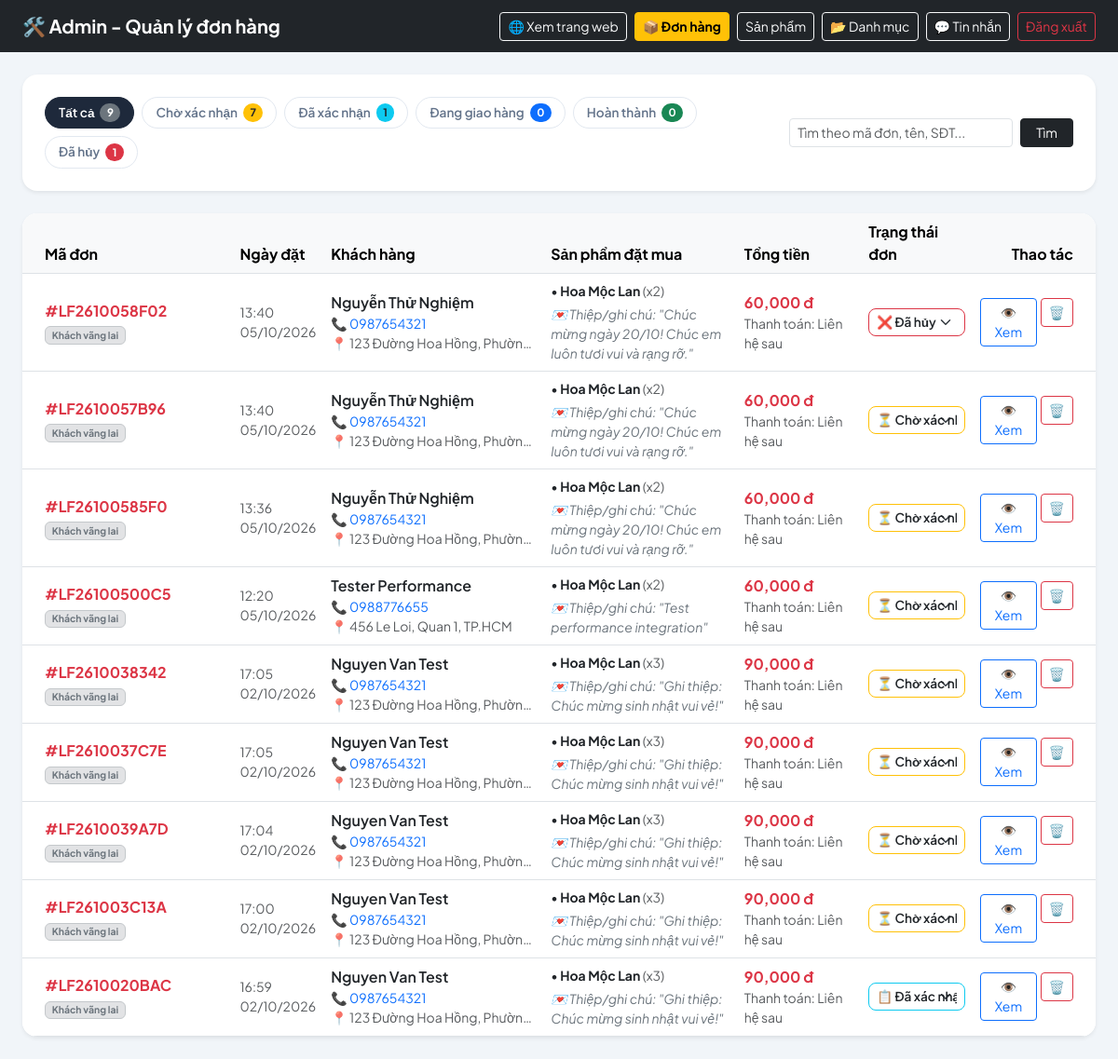
The app's page /admin/orders (signed in) with its own data.
### models.py (models this page shows, shortened)
class Order(db.Model):
    __tablename__ = 'orders'
    id = db.Column(db.Integer, primary_key=True)
    order_code = db.Column(db.String(32), unique=True, nullable=False, index=True)
    customer_id = db.Column(db.Integer, db.ForeignKey('customers.id'), nullable=True)
    customer_name = db.Column(db.String(100), nullable=False)
    customer_phone = db.Column(db.String(20), nullable=False, index=True)
    shipping_address = db.Column(db.String(255), nullable=False)
    delivery_time = db.Column(db.String(100), nullable=True)  # Hẹn giờ giao hoa (VD: Giao sớm nhất / Hẹn ngày 20/10)
    customer_note = db.Column(db.Text, nullable=True)  # Ghi chú hoặc lời chúc viết thiệp
    cancel_reason = db.Column(db.String(255), nullable=True)  # Lý do hủy đơn nếu có
    total_price = db.Column(db.Float, nullable=False, default=0.0)
    status = db.Column(db.String(20), nullable=False, default='pending')  # pending, confirmed, shipping, completed, cancelled
    payment_status = db.Column(db.String(30), nullable=False, default='contact_later')  # contact_later, paid, unpaid
    created_at = db.Column(db.DateTime, default=datetime.utcnow, index=True)
    updated_at = db.Column(db.DateTime, default=datetime.utcnow, onupdate=datetime.utcnow)
    customer = db.relationship('Customer', backref=db.backref('orders', lazy=True, order_by='Order.created_at.desc()'))
    items = db.relationship('OrderItem', backref='order', cascade='all, delete-orphan', lazy=True)
    @property
    def status_label(self):
        labels = {
            'pending': 'Chờ xác nhận',
            'confirmed': 'Đã xác nhận',
            'shipping': 'Đang giao hàng',
            'completed': 'Hoàn thành',
            'cancelled': 'Đã hủy'
        }
        return labels.get(self.status, self.status)
    @property
    def status_badge_class(self):
        classes = {
            'pending': 'bg-warning text-dark',
            'confirmed': 'bg-info text-dark',
            'shipping': 'bg-primary text-white',
            'completed': 'bg-success text-white',
            'cancelled': 'bg-danger text-white'
        }
        return classes.get(self.status, 'bg-secondary text-white')

class OrderItem(db.Model):
    __tablename__ = 'order_items'
    id = db.Column(db.Integer, primary_key=True)
    order_id = db.Column(db.Integer, db.ForeignKey('orders.id'), nullable=False)
    product_id = db.Column(db.Integer, db.ForeignKey('products.id'), nullable=True)
    product_name = db.Column(db.String(200), nullable=False)
    product_price = db.Column(db.Float, nullable=False)
    quantity = db.Column(db.Integer, nullable=False, default=1)
    subtotal = db.Column(db.Float, nullable=False)
    product_image = db.Column(db.String(255), nullable=True)
    product = db.relationship('Product', backref=db.backref('order_items', lazy=True))

### web.py (the view, shortened to what this page needs)
@app.route('/admin/orders')
@admin_required
def admin_orders():
    status_filter = request.args.get('status', '').strip()
    q = request.args.get('q', '').strip()
    query = Order.query
    if status_filter:
        query = query.filter(Order.status == status_filter)
    orders = query.order_by(Order.created_at.desc()).all()
    counts = {
        'all': Order.query.count(),
        'pending': Order.query.filter_by(status='pending').count(),
        'confirmed': Order.query.filter_by(status='confirmed').count(),
        'shipping': Order.query.filter_by(status='shipping').count(),
        'completed': Order.query.filter_by(status='completed').count(),
        'cancelled': Order.query.filter_by(status='cancelled').count()
    }
    return render_template('admin/orders.html', orders=orders, status_filter=status_filter, q=q, counts=counts)

### web.py (called while the page is built)
@login_manager.user_loader
def load_user(user_id):
    try:
        account_type, raw_id = user_id.split('-', 1)
        raw_id = int(raw_id)
    except (ValueError, AttributeError):
        return None
    if account_type == 'admin':
        return Admin.query.get(raw_id)
    elif account_type == 'customer':
        return Customer.query.get(raw_id)
    return None

def admin_required(f):
    @wraps(f)
    def decorated(*args, **kwargs):
        if not current_user.is_authenticated:
            return redirect(url_for('admin_login', next=request.path))
        if not isinstance(current_user, Admin):
            abort(403)
        return f(*args, **kwargs)
    return decorated

def get_cached_categories():
    categories = cache.get('all_categories')
    if categories is None:
        categories = Category.query.order_by(Category.name).all()
        cache.set('all_categories', categories, timeout=300)
    return categories

@app.context_processor
def inject_nav_categories():
    return dict(nav_categories=get_cached_categories())

@app.context_processor
def inject_cart_count():
    cart = session.get('cart', {})
    total_qty = sum(cart.values()) if isinstance(cart, dict) else 0
    return dict(cart_count=total_qty)

@app.after_request
def add_header(response):
    if response.content_type and 'text/html' in response.content_type:
        response.headers['Cache-Control'] = 'no-cache, no-store, must-revalidate'
        response.headers['Pragma'] = 'no-cache'
        response.headers['Expires'] = '0'
    elif request.path.startswith('/static/'):
        response.headers['Cache-Control'] = 'public, max-age=86400'
    return response

### templates/admin/orders.html (shortened to what this page needs)
<!DOCTYPE html>
<html lang="vi">
<head>
    <link href="https://cdn.jsdelivr.net/npm/bootstrap@5.3.3/dist/css/bootstrap.min.css" rel="stylesheet">
</head>
<body>
    <nav class="navbar navbar-dark bg-dark">
        <div class="container-fluid px-4">
            <span class="navbar-brand fw-bold">🛠️ Admin - Quản lý đơn hàng</span>
            <div class="d-flex align-items-center gap-2">
                <a href="{{ url_for('index') }}" class="btn btn-outline-light btn-sm" target="_blank">🌐 Xem trang web</a>
                <a href="{{ url_for('admin_orders') }}" class="btn btn-warning btn-sm fw-bold">📦 Đơn hàng</a>
                <a href="{{ url_for('admin_dashboard') }}" class="btn btn-outline-light btn-sm">Sản phẩm</a>
                <a href="{{ url_for('admin_categories') }}" class="btn btn-outline-light btn-sm">📂 Danh mục</a>
                <a href="{{ url_for('admin_chat') }}" class="btn btn-outline-light btn-sm">💬 Tin nhắn</a>
                <a href="{{ url_for('admin_logout') }}" class="btn btn-outline-danger btn-sm">Đăng xuất</a>
            </div>
        </div>
    </nav>
    <div class="container-fluid px-4 my-4">
        <div class="card border-0 shadow-sm rounded-4 mb-4">
            <div class="card-body p-3 p-md-4">
                <div class="d-flex flex-column flex-md-row align-items-md-center justify-content-between gap-3">
                    <div class="d-flex flex-wrap gap-2">
                        <a href="{{ url_for('admin_orders', q=q if q else None) }}" class="filter-pill {{ 'active' if not status_filter else '' }}">
                            Tất cả <span class="badge bg-secondary rounded-pill">{{ counts.all }}</span>
                        </a>
                        <a href="{{ url_for('admin_orders', status='pending', q=q if q else None) }}" class="filter-pill {{ 'active' if status_filter=='pending' else '' }}">
                            Chờ xác nhận <span class="badge bg-warning text-dark rounded-pill">{{ counts.pending }}</span>
                        </a>
                        <a href="{{ url_for('admin_orders', status='confirmed', q=q if q else None) }}" class="filter-pill {{ 'active' if status_filter=='confirmed' else '' }}">
                            Đã xác nhận <span class="badge bg-info text-dark rounded-pill">{{ counts.confirmed }}</span>
                        </a>
                        <a href="{{ url_for('admin_orders', status='shipping', q=q if q else None) }}" class="filter-pill {{ 'active' if status_filter=='shipping' else '' }}">
                            Đang giao hàng <span class="badge bg-primary rounded-pill">{{ counts.shipping }}</span>
                        </a>
                        <a href="{{ url_for('admin_orders', status='completed', q=q if q else None) }}" class="filter-pill {{ 'active' if status_filter=='completed' else '' }}">
                            Hoàn thành <span class="badge bg-success rounded-pill">{{ counts.completed }}</span>
                        </a>
                        <a href="{{ url_for('admin_orders', status='cancelled', q=q if q else None) }}" class="filter-pill {{ 'active' if status_filter=='cancelled' else '' }}">
                            Đã hủy <span class="badge bg-danger rounded-pill">{{ counts.cancelled }}</span>
                        </a>
                    </div>
                    <form method="GET" action="{{ url_for('admin_orders') }}" class="d-flex gap-2">
                        <input type="text" name="q" value="{{ q or '' }}" class="form-control form-control-sm" placeholder="Tìm theo mã đơn, tên, SĐT..." style="min-width: 240px;">
                        <button type="submit" class="btn btn-sm btn-dark px-3">Tìm</button>
                    </form>
                </div>
            </div>
        </div>
        <div class="card border-0 shadow-sm rounded-4 overflow-hidden">
            <div class="table-responsive">
                <table class="table table-hover mb-0 bg-white">
                    <thead class="table-light border-bottom">
                        <tr>
                            <th class="ps-4">Mã đơn</th>
                            <th>Ngày đặt</th>
                            <th>Khách hàng</th>
                            <th>Sản phẩm đặt mua</th>
                            <th>Tổng tiền</th>
                            <th>Trạng thái đơn</th>
                            <th class="text-end pe-4">Thao tác</th>
                        </tr>
                    </thead>
                    <tbody>
                        {% if not orders %}
                        <tr>
                            <td colspan="7" class="text-center py-5 text-muted">
                                📦 Không tìm thấy đơn hàng nào phù hợp.
                            </td>
                        </tr>
                        {% else %}
                        {% for o in orders %}
                        <tr>
                            <td class="ps-4">
                                <strong class="text-danger">#{{ o.order_code }}</strong>
                                {% if o.customer %}
                                <div class="badge bg-success-subtle text-success border border-success-subtle" style="font-size: 0.65rem;">Thành viên</div>
                                {% else %}
                                <div class="badge bg-secondary-subtle text-secondary border border-secondary-subtle" style="font-size: 0.65rem;">Khách vãng lai</div>
                                {% endif %}
                            </td>
                            <td class="small text-muted">
                                {{ o.created_at.strftime('%H:%M') }}<br>
                                {{ o.created_at.strftime('%d/%m/%Y') }}
                            </td>
                            <td>
                                <div class="fw-semibold text-dark">{{ o.customer_name }}</div>
                                <div class="small text-primary">📞 {{ o.customer_phone }}</div>
                                <div class="small text-muted text-truncate" style="max-width: 220px;" title="{{ o.shipping_address }}">
                                    📍 {{ o.shipping_address }}
                                </div>
                            </td>
                            <td>
                                <div class="d-flex flex-column gap-1">
                                    {% for item in o.items %}
                                    <div class="small text-dark">
                                        • <strong>{{ item.product_name }}</strong> <span class="text-muted">(x{{ item.quantity }})</span>
                                    </div>
                                    {% endfor %}
                                </div>
                                {% if o.customer_note %}
                                <div class="small text-secondary fst-italic mt-1" style="max-width: 250px;">
                                    💌 Thiệp/ghi chú: "{{ o.customer_note }}"
                                </div>
                                {% endif %}
                            </td>
                            <td>
                                <strong class="text-danger fs-6">{{ "{:,.0f}".format(o.total_price) }} đ</strong>
                                <div class="small text-muted">Thanh toán: Liên hệ sau</div>
                            </td>
                            <td>
                                <form method="POST" action="{{ url_for('admin_order_update_status', order_id=o.id) }}" class="m-0">
                                    <select name="status" class="form-select form-select-sm order-status-select border-{{ 'warning' if o.status=='pending' else ('info' if o.status=='confirmed' else ('primary' if o.status=='shipping' else ('success' if o.status=='completed' else 'danger'))) }}" onchange="this.form.submit()">
                                        <option value="pending" {{ 'selected' if o.status=='pending' else '' }}>⏳ Chờ xác nhận</option>
                                        <option value="confirmed" {{ 'selected' if o.status=='confirmed' else '' }}>📋 Đã xác nhận</option>
                                        <option value="cancelled" {{ 'selected' if o.status=='cancelled' else '' }}>❌ Đã hủy</option>
                                    </select>
                                </form>
                            </td>
                            <td class="text-end pe-4">
                                <div class="d-inline-flex gap-1">
                                    <button type="button" class="btn btn-sm btn-outline-primary" data-bs-toggle="modal" data-bs-target="#orderModal-{{ o.id }}" title="Xem chi tiết đơn">
                                        👁️ Xem
                                    </button>
                                    <form method="POST" action="{{ url_for('admin_order_delete', order_id=o.id) }}" onsubmit="return confirm('Bạn có chắc chắn muốn xóa vĩnh viễn đơn hàng #{{ o.order_code }} không?');" class="d-inline">
                                        <button type="submit" class="btn btn-sm btn-outline-danger" title="Xóa đơn">
                                            🗑️
                                        </button>
                                    </form>
                                </div>
                            </td>
                        </tr>
                        {% endfor %}
                        {% endif %}
                    </tbody>
                </table>
            </div>
        </div>
    </div>
</body>
</html>

### templates/admin/orders.html (style rules this page uses)
body { font-family: 'Plus Jakarta Sans', sans-serif; background-color: #f1f5f9; color: #1e293b; }
.order-status-select { padding: 4px 8px; font-size: 0.85rem; border-radius: 8px; font-weight: 600; }
.filter-pill { text-decoration: none; padding: 6px 14px; border-radius: 20px; font-size: 0.85rem; font-weight: 600; color: #64748b; background: #ffffff; border: 1px solid #e2e8f0; transition: all 0.18s ease; display: inline-flex; align-items: center; gap: 6px; }
.filter-pill:hover, .filter-pill.active { background: #1e293b; color: #ffffff; border-color: #1e293b; }
.filter-pill .badge { font-size: 0.72rem; }
.table tbody tr { vertical-align: middle; }

### records on screen
Order: order_code "LF2610058F02", created_at "13:40", created_at "05/10/2026", customer_name "Nguyễn Thử Nghiệm", customer_phone "0987654321", shipping_address "123 Đường Hoa Hồng, Phườn…", customer_note "Chúc mừng ngày 20/10! Chúc em luôn tươi vui và rạng rỡ.", total_price "60,000", status "❌ Đã hủy"
OrderItem: product_name "Hoa Mộc Lan", quantity "2"
Order: order_code "LF2610057B96", created_at "13:40", created_at "05/10/2026", customer_name "Nguyễn Thử Nghiệm", customer_phone "0987654321", shipping_address "123 Đường Hoa Hồng, Phườn…", customer_note "Chúc mừng ngày 20/10! Chúc em luôn tươi vui và rạng rỡ.", total_price "60,000", status "⏳ Chờ xác nhận"
OrderItem: product_name "Hoa Mộc Lan", quantity "2"
Order: order_code "LF26100585F0", created_at "13:36", created_at "05/10/2026", customer_name "Nguyễn Thử Nghiệm", customer_phone "0987654321", shipping_address "123 Đường Hoa Hồng, Phườn…", customer_note "Chúc mừng ngày 20/10! Chúc em luôn tươi vui và rạng rỡ.", total_price "60,000", status "⏳ Chờ xác nhận"
OrderItem: product_name "Hoa Mộc Lan", quantity "2"
Order: order_code "LF26100500C5", created_at "12:20", created_at "05/10/2026", customer_name "Tester Performance", customer_phone "0988776655", shipping_address "456 Le Loi, Quan 1, TP.HCM", customer_note "Test performance integration", total_price "60,000", status "⏳ Chờ xác nhận"
OrderItem: product_name "Hoa Mộc Lan", quantity "2"
Order: order_code "LF2610038342", created_at "17:05", created_at "02/10/2026", customer_name "Nguyen Van Test", customer_phone "0987654321", shipping_address "123 Đường Hoa Hồng, Phườn…", customer_note "Ghi thiệp: Chúc mừng sinh nhật vui vẻ!", total_price "90,000", status "⏳ Chờ xác nhận"
OrderItem: product_name "Hoa Mộc Lan", quantity "3"
Order: order_code "LF2610037C7E", created_at "17:05", created_at "02/10/2026", customer_name "Nguyen Van Test", customer_phone "0987654321", shipping_address "123 Đường Hoa Hồng, Phườn…", customer_note "Ghi thiệp: Chúc mừng sinh nhật vui vẻ!", total_price "90,000", status "⏳ Chờ xác nhận"
OrderItem: product_name "Hoa Mộc Lan", quantity "3"
Order: order_code "LF2610039A7D", created_at "17:04", created_at "02/10/2026", customer_name "Nguyen Van Test", customer_phone "0987654321", shipping_address "123 Đường Hoa Hồng, Phườn…", customer_note "Ghi thiệp: Chúc mừng sinh nhật vui vẻ!", total_price "90,000", status "⏳ Chờ xác nhận"
OrderItem: product_name "Hoa Mộc Lan", quantity "3"
Order: order_code "LF261003C13A", created_at "17:00", created_at "02/10/2026", customer_name "Nguyen Van Test", customer_phone "0987654321", shipping_address "123 Đường Hoa Hồng, Phườn…", customer_note "Ghi thiệp: Chúc mừng sinh nhật vui vẻ!", total_price "90,000", status "⏳ Chờ xác nhận"
OrderItem: product_name "Hoa Mộc Lan", quantity "3"
Order: order_code "LF2610020BAC", created_at "16:59", created_at "02/10/2026", customer_name "Nguyen Van Test", customer_phone "0987654321", shipping_address "123 Đường Hoa Hồng, Phườn…", customer_note "Ghi thiệp: Chúc mừng sinh nhật vui vẻ!", total_price "90,000", status "📋 Đã xác nhận"
OrderItem: product_name "Hoa Mộc Lan", quantity "3"

### other values on screen
{{ counts.all }} "9"
{{ counts.pending }} "7"
{{ counts.confirmed }} "1"
{{ counts.shipping }} "0"
{{ counts.completed }} "0"
{{ counts.cancelled }} "1"
